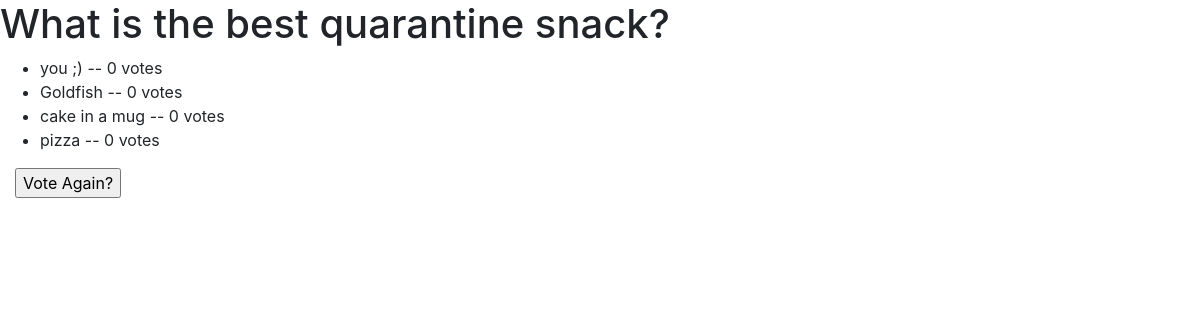
/polls/7/results/, run on an earlier commit of the app's database.
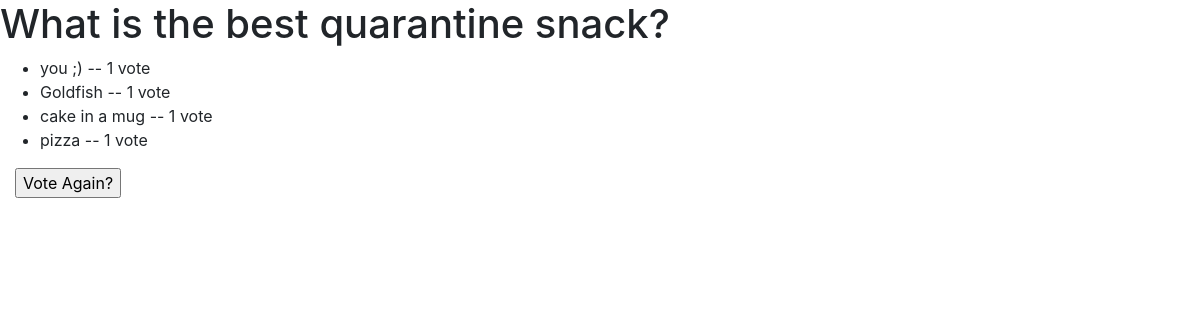
And on a later commit of the database.
### polls/models.py (models this page shows, shortened)
class Choice(models.Model):
    question = models.ForeignKey(Question, on_delete=models.CASCADE)
    choice_text = models.CharField(max_length=200)
    votes = models.IntegerField(default=0)

### polls/views.py (the view)
# urls.py: path('<int:pk>/results/', views.ResultsView.as_view(), name='results'),
class ResultsView(generic.DetailView):
    model = Question
    template_name = 'polls/results.html'

### polls/templates/polls/results.html (shortened to what this page needs)
{% load static %}
<link rel="stylesheet" href="https://maxcdn.bootstrapcdn.com/bootstrap/4.0.0/css/bootstrap.min.css"
>
<link rel="stylesheet" type="text/css" href="{% static 'polls/style.css' %}">
<h1>{{ question.question_text }}</h1>
<ul>
{% for choice in question.choice_set.all %}
    <li>{{ choice.choice_text }} -- {{ choice.votes }} vote{{ choice.votes|pluralize }}</li>
{% endfor %}
</ul>
<div class="container-fluid">
<a href="{% url 'polls:detail' question.id %}"><input type="button" value="Vote Again?"/></a>
</div>

What changed in the data, as far as the page shows it:
changed Choice "you ;)": votes "0" → "1"
changed Choice "Goldfish": votes "0" → "1"
changed Choice "cake in a mug": votes "0" → "1"
changed Choice "pizza": votes "0" → "1"
